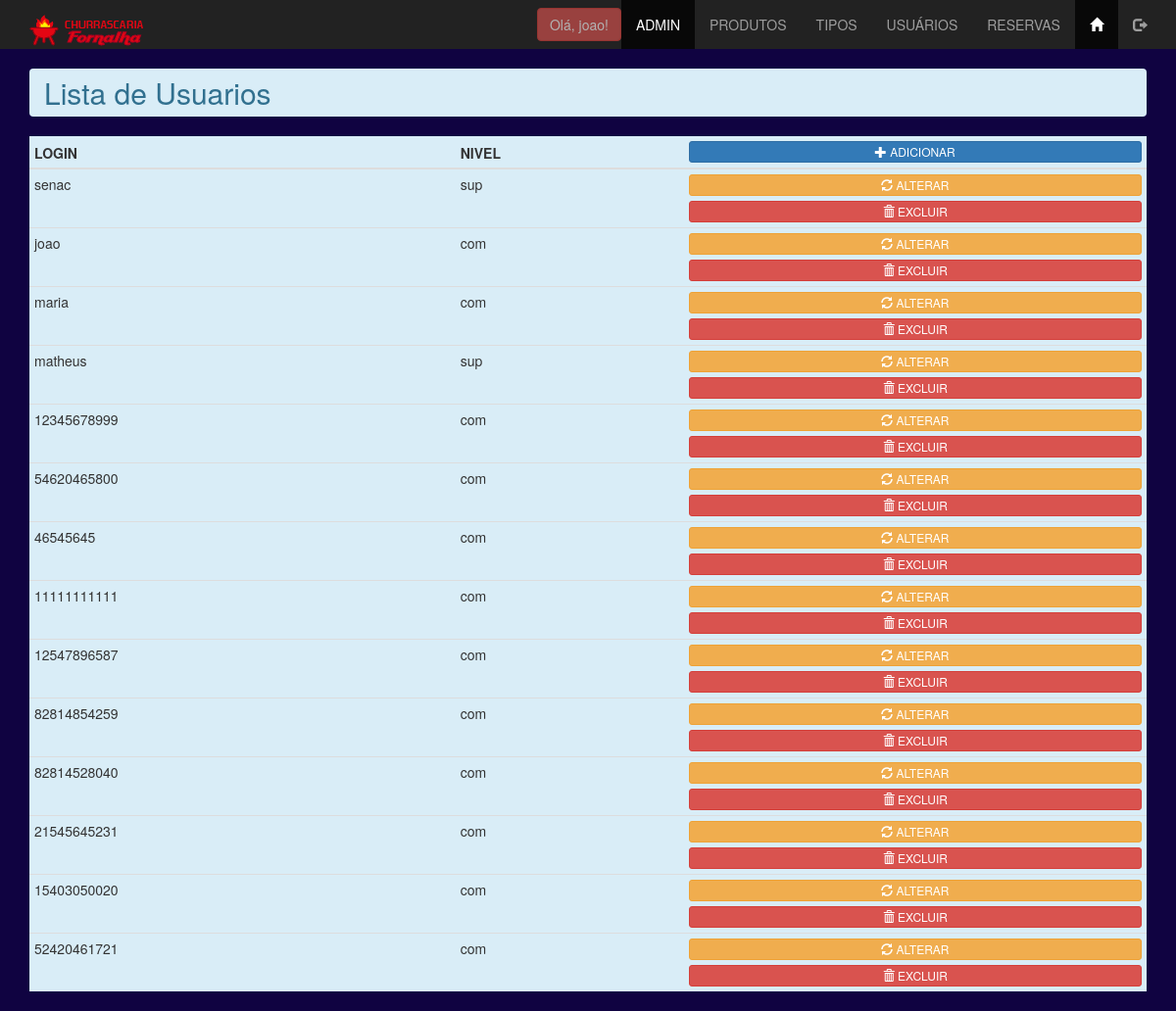
/admin/usuarios_lista.php (signed in), run on the app's committed database.
### tables this page shows
CREATE TABLE `tbusuarios` (
  `id_usuario` int(11) NOT NULL AUTO_INCREMENT,
  `login_usuario` varchar(30) NOT NULL,
  `senha_usuario` varchar(32) DEFAULT NULL,
  `nivel_usuario` enum('sup','com') NOT NULL,
  PRIMARY KEY (`id_usuario`),
  UNIQUE KEY `login_usuario_uniq` (`login_usuario`)
);

### admin/usuarios_lista.php (the view, shortened to what this page needs)
<?php
include '../conn/connect.php';
$lista = $conn->query("select * from tbusuarios");
$row = $lista->fetch_assoc();
?>
<!DOCTYPE html>
<html lang="pt-BR">
<head>
    <link rel="stylesheet" href="../css/bootstrap.min.css">
    <link rel="stylesheet" href="../css/estilo.css">
</head>
<body class="fundoadm">
    <?php include "menu_adm.php"; ?>
    <main class="container">
        <h2 class="breadcrumb alert-info" >Lista de Usuarios </h2>
        <table class="table table-hover table-condensed tb-opacidade bg-info">
            <thead>
                <th>LOGIN</th>
                <th>NIVEL</th>
                <th>
                    <a href="usuario_insere.php" target="_self" class="btn btn-block btn-primary btn-xs" role="button">
                        <span class="glyphicon glyphicon-plus" aria-hidden="true"></span>
                        <span class="hidden-xs">ADICIONAR</span>
                    </a>
                </th>
            </thead>
            <tbody>
                <?php do{?>
                    <tr>
                        <td>
                            <?php echo $row['login_usuario'];?>
                        </td>
                        <td>
                            <?php  echo $row['nivel_usuario'] ?>
                        </td>
                        <td>
                            <a href="usuario_atualiza.php?id_usuario=<?php echo $row['id_usuario']?>" role="button" class="btn btn-warning btn-block btn-xs">
                                <span class="glyphicon glyphicon-refresh"></span>
                                <span class="hidden-xs">ALTERAR</span>
                            </a>
                            <button
                                data-nome="<?php echo $row['login_usuario'];?>"
                                data-id="<?php echo $row['id_usuario'];?>"
                                class="delete btn btn-xs btn-block btn-danger">
                                <span class="glyphicon glyphicon-trash"></span>
                                <span class="hidden-xs">EXCLUIR</span>
                            </button>
                        </td>
                    </tr>
                    <?php }while($row = $lista->fetch_assoc());?>
            </tbody>
        </table>
    </main>
</body>
</html>

### admin/menu_adm.php (shortened to what this page needs)
<!DOCTYPE html>
<html lang="pt-br">
<head>
</head>
<body>
<nav class="nav navbar-inverse">
<div class="container-fluid">
    <div class="navbar-header">
        <a href="index.php" class="navbar-brand">
            <img src="../images/logo churrascaria.png" alt="">
        </a>
    </div>
    <div class="collapse navbar-collapse" id="defaultNavbar">
        <ul class="nav navbar-nav navbar-right">
            <li>
                <button type="button" class="btn btn-danger navbar-btn disabled">
                    Olá, <?php echo($_SESSION['login_usuario']); ?>!
                </button>
            </li>
            <li class="active"><a href="index.php">ADMIN</a></li>
            <li><a href="produtos_lista.php">PRODUTOS</a></li>
            <li><a href="tipos_lista.php">TIPOS</a></li>
            <li><a href="usuarios_lista.php">USUÁRIOS</a></li>
            <li><a href="reservas_lista.php">RESERVAS</a></li>
            <li class="active">
                <a href="../index.php">
                    <span class="glyphicon glyphicon-home"></span>
                </a>
            </li>
            <li>
                <a href="logout.php">
                    <span class="glyphicon glyphicon-log-out"></span>
                </a>
            </li>
        </ul>
    </div>
</div>
</nav>
</body>
</html>

### css/estilo.css (style rules this page uses)
.fundoadm { background-color: rgb(16, 3, 65); }

### data on the page
tbusuarios: login_usuario "senac", nivel_usuario "sup"
tbusuarios: login_usuario "joao", nivel_usuario "com"
tbusuarios: login_usuario "maria", nivel_usuario "com"
tbusuarios: login_usuario "matheus", nivel_usuario "sup"
tbusuarios: login_usuario "12345678999", nivel_usuario "com"
tbusuarios: login_usuario "54620465800", nivel_usuario "com"
tbusuarios: login_usuario "46545645", nivel_usuario "com"
tbusuarios: login_usuario "11111111111", nivel_usuario "com"
tbusuarios: login_usuario "12547896587", nivel_usuario "com"
tbusuarios: login_usuario "82814854259", nivel_usuario "com"
tbusuarios: login_usuario "82814528040", nivel_usuario "com"
tbusuarios: login_usuario "21545645231", nivel_usuario "com"
tbusuarios: login_usuario "15403050020", nivel_usuario "com"
tbusuarios: login_usuario "52420461721", nivel_usuario "com"

### other printed values
$_SESSION['login_usuario'] "joao"
